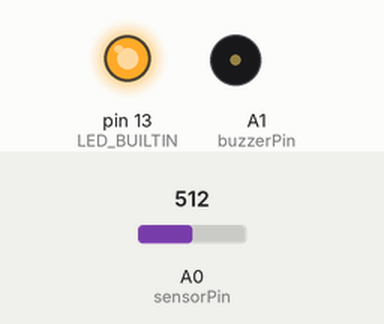
Bench run of a sketch on a simulated Arduino Uno, built with avr-gcc and run on an emulated ATmega328P. Parts: output pins drawn as LEDs (lit = HIGH), buzzer (waves = sounding). The test bench sets the inputs (shaded band); at power-on: A0 (sensorPin) = 512. What the sketch prints to the serial monitor is not drawn.

Above: at 1.8 s.
1.9 s: A0 (sensorPin) set to 618
3.4 s: A0 (sensorPin) set to 645
At 4.5 s:
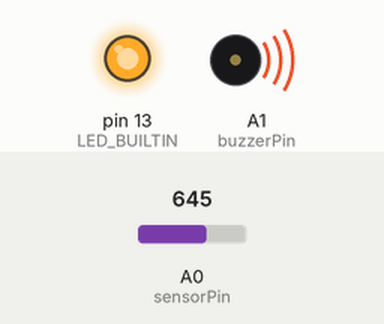
5.5 s: A0 (sensorPin) set to 306
At 7.2 s:
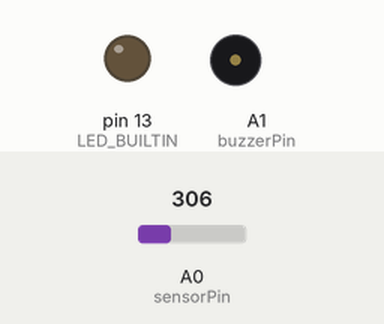
7.5 s: A0 (sensorPin) set to 484
9.2 s: A0 (sensorPin) set to 506
At 10.5 s:
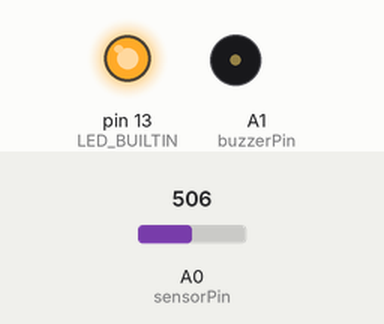
11.5 s: A0 (sensorPin) set to 716
At 13.2 s:
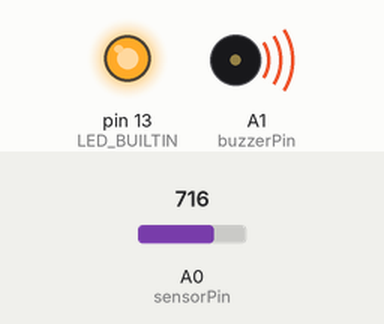
Timing chart, 0 to 14.5 s (numbered marks = the images above; inputs shaded):
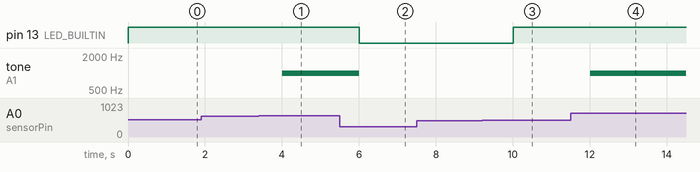

The sketch:

task3.ino
```cpp
const int sensorPin = A0;
const int buzzerPin = A1;

// Calibration values — adjust these based on your sensor readings
const int dryValue = 0;     // raw value when dry
const int wetValue = 661;   // raw value when fully submerged

// Define water level thresholds (in percentage)
const int LOW_LEVEL = 25;
const int MEDIUM_LEVEL = 75;
const int HIGH_LEVEL = 95;

// Variable to store the previous reading
int previousPercentage = 0;

void setup() {
  Serial.begin(9600);
  pinMode(LED_BUILTIN, OUTPUT);
  pinMode(buzzerPin, OUTPUT);
}

void loop() {
  int sensorValue = analogRead(sensorPin);

  // Map the raw value (dryValue–wetValue) to percentage (0–100)
  int percentage = map(sensorValue, dryValue, wetValue, 0, 100);
  percentage = constrain(percentage, 0, 100);

  // Calculate rate of change (difference between current and previous readings)
  int rateOfChange = percentage - previousPercentage;

  // Print current water level and rate of change for Serial Plotter
  Serial.print(percentage);
  Serial.print(", ");
  Serial.println(rateOfChange);

  // Check thresholds and trigger alerts
  if (percentage < LOW_LEVEL) {
    Serial.println("ALERT: LOW WATER LEVEL! (Below 25%)");
    digitalWrite(LED_BUILTIN, LOW);
    noTone(buzzerPin);  // Buzzer OFF
  }
  else if (percentage >= LOW_LEVEL && percentage < MEDIUM_LEVEL) {
    Serial.println("Water level at MEDIUM range (25%–75%)");
    digitalWrite(LED_BUILTIN, LOW);
    noTone(buzzerPin);  // Buzzer OFF
  }
  else if (percentage >= MEDIUM_LEVEL && percentage < HIGH_LEVEL) {
    Serial.println("Water level approaching HIGH (75%–95%)");
    digitalWrite(LED_BUILTIN, HIGH);
    noTone(buzzerPin);  // Buzzer OFF
  }
  else if (percentage >= HIGH_LEVEL) {
    Serial.println("ALERT: HIGH WATER LEVEL! (Above 95%)");
    digitalWrite(LED_BUILTIN, HIGH);
    tone(buzzerPin, 1000);  // Buzzer ON only for HIGH level
  }

  // Update the previous reading
  previousPercentage = percentage;

  delay(1000); // Update every second
}
```

Measured:
- the behaviour switches between 627 and 628 on A0 (sensorPin) (found by bisection; images 0 and 1)
- the behaviour switches between 495 and 496 on A0 (sensorPin) (found by bisection; images 2 and 3)
- after the input at 1.9 s, every drawn part: stays the same
- after the input at 3.4 s, tone on A1 (buzzerPin): silent → 1000 Hz after 0.60 s
- after the input at 5.5 s, pin 13 (LED_BUILTIN): HIGH → LOW after 0.51 s; tone on A1 (buzzerPin): 1000 Hz → silent after 0.51 s
- after the input at 7.5 s, every drawn part: stays the same
- after the input at 9.2 s, pin 13 (LED_BUILTIN): LOW → HIGH after 0.81 s
- after the input at 11.5 s, tone on A1 (buzzerPin): silent → 1000 Hz after 0.51 s
